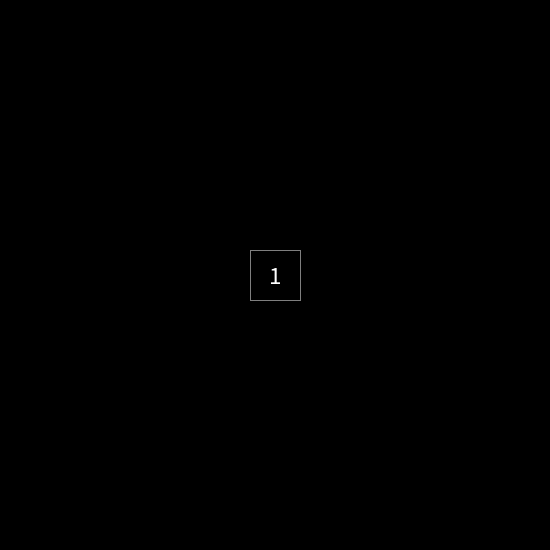
Frame 1 (no input)
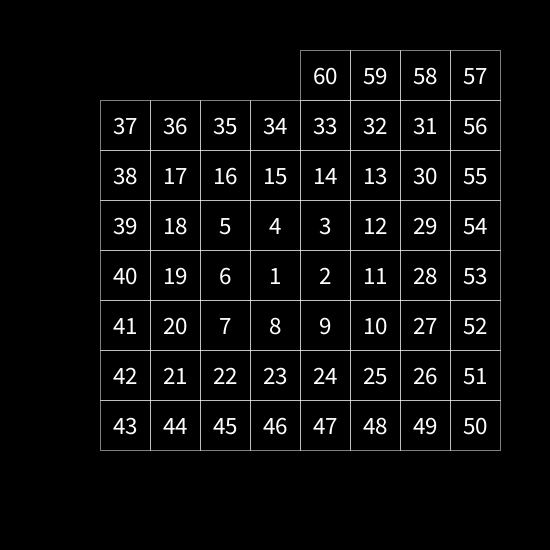
Frame 60 (the mouse pressed at the canvas centre just before this capture)
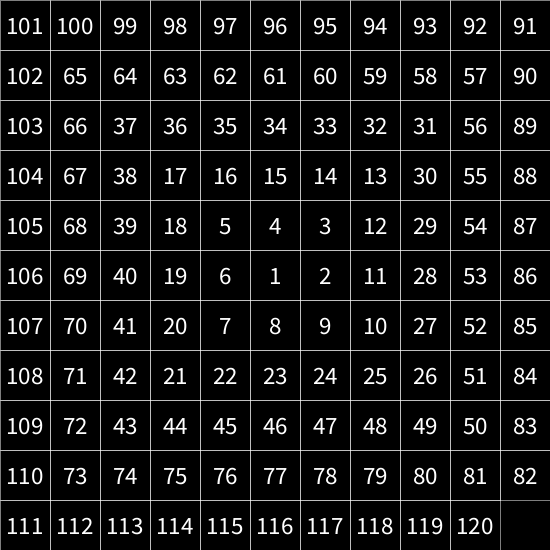
Frame 120 (the mouse held since frame 60 and released just before this capture)

The Processing sketch that drew these frames (run headless with seeded random() and noise(); from frame 60 on, the mouse is pressed at the canvas centre):

// Processing sketch: number_spiral
// ── number_spiral.pde
// The Prime Spiral (aka Ulam Spiral)
// The Coding Train / Daniel Shiffman
// https://thecodingtrain.com/CodingChallenges/167-prime-spiral.html
// https://youtu.be/a35KWEjRvc0


int x, y;
int px, py;
int step = 1;
int stepSize = 50;
int numSteps = 1;
int state = 0;
int turnCounter = 1;
int totalSteps;

boolean isPrime(int value) {
  if (value == 1) return false;
  for (int i = 2; i <= sqrt(value); i++) {
    if (value % i == 0) {
      return false;
    }
  }
  return true;
}

void setup() {
  size(550, 550);

  int cols = width / stepSize;
  int rows = height / stepSize;
  totalSteps = cols * rows;

  x = width / 2;
  y = height / 2;
  px = x;
  py = y;
  background(0);
}

void draw() {
  textSize(stepSize * 0.5);
  textAlign(CENTER, CENTER);
  fill(255);
  //stroke(255);
  noStroke();
  text(step, x, y);
  stroke(255);
  strokeWeight(0.5);
  noFill();
  rectMode(CENTER);
  square(x, y, stepSize);
  // if (isPrime(step)) {
  //   circle(x, y, stepSize * 0.5);
  // }
  // line(x, y, px, py);
  px = x;
  py = y;

  switch (state) {
    case 0:
      x += stepSize;
      break;
    case 1:
      y -= stepSize;
      break;
    case 2:
      x -= stepSize;
      break;
    case 3:
      y += stepSize;
      break;
  }

  if (step % numSteps == 0) {
    state = (state + 1) % 4;
    turnCounter++;
    if (turnCounter % 2 == 0) {
      numSteps++;
    }
  }
  step++;
  if (step > totalSteps) {
    noLoop();
  }
}
